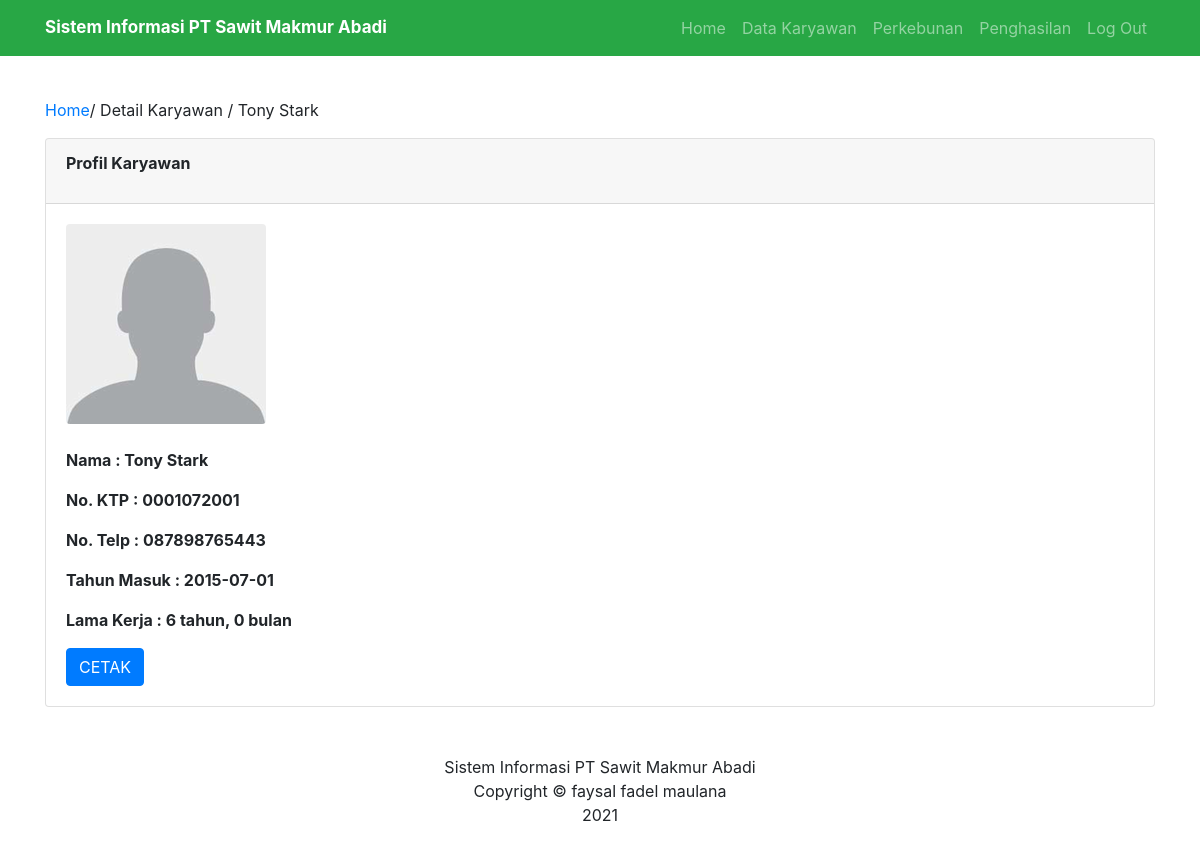
Page /detail.php?id_karyawan=1 on the committed database.
### tables this page shows
CREATE TABLE `karyawan` (
  `id_karyawan` int(11) NOT NULL,
  `nama` varchar(200) NOT NULL,
  `no_ktp` varchar(20) NOT NULL,
  `no_telp` varchar(20) NOT NULL,
  `th_masuk` date NOT NULL
);

### detail.php (the view, shortened to what this page needs)
<!doctype html>
<html lang="en">
<head>
    <link href="https://cdn.jsdelivr.net/npm/bootstrap@5.0.1/dist/css/bootstrap.min.css" rel="stylesheet">
    <link rel="stylesheet" type="text/css" href="assets/css/bootstrap.css">
</head>
<body>
    <nav class="navbar fixed-top navbar-expand-lg navbar-dark bg-success">
        <div class="container">
            <a class="textNav navbar-brand fw-bold" href="index.php">Sistem Informasi PT Sawit Makmur Abadi</a>
            <div class="collapse navbar-collapse" id="navbarNavAltMarkup">
                <div class="navbar-nav ms-auto">
                    <a class="nav-link" aria-current="page" href="home.php">Home</a>
                    <a class="nav-link" href="index.php">Data Karyawan</a>
                    <a class="nav-link" href="#">Perkebunan</a>
                    <a class="nav-link" href="#">Penghasilan</a>
                    <a class="nav-link" href="logout.php">Log Out</a>
                </div>
            </div>
        </div>
    </nav>
    <?php
    include 'config.php';
    $id = $_GET['id_karyawan'];
    $karyawan = mysqli_query($koneksi, "select * from karyawan where id_karyawan='$id'");
    while ($data = mysqli_fetch_assoc($karyawan)) {
    ?>
        <div class="profile container mt-5">
            <p><a href="index.php">Home</a>/ Detail Karyawan / <?php echo $data['nama'] ?></p>
            <div class="card">
                <div class="card-header">
                    <p class="fw-bold">Profil Karyawan</p>
                </div>
                <div class="card-body fw-bold">
                    <img src="./images/user.png" class="rounded">
                    <p class="mt-4">Nama : <?php echo $data['nama'] ?></p>
                    <p>No. KTP : <?php echo $data['no_ktp'] ?></p>
                    <p>No. Telp : <?php echo $data['no_telp'] ?></p>
                    <p>Tahun Masuk : <?php echo $data['th_masuk'] ?></p>
                    <p>Lama Kerja : <?php $awal = date_create($data['th_masuk']);
                                    $akhir = date_create();
                                    $diff = date_diff($awal, $akhir);
                                    echo $diff->y . ' tahun, ';
                                    echo $diff->m . ' bulan' ?></p>
                    <a href="print.php?id_karyawan=<?php echo $data['id_karyawan']; ?>" class="btn btn-primary text-white ">CETAK</a>
                </div>
            </div>
        </div>
    <?php
    }
    ?>
    <footer class="application-footer mt-5 mb-3">
        <div class="container">
            <center>Sistem Informasi PT Sawit Makmur Abadi <br>
                Copyright © faysal fadel maulana <br> 2021</Copyright>
        </div>
    </footer>
</body>
</html>

### detail.php (style rules this page uses)
@media (min-device-width: 375px) and (max-device-width: 1024px) { .textNav { font-size: 17px; } }
.profile { padding-top: 50px; }

### rows in the picture
karyawan: nama "Tony Stark", no_ktp "0001072001", no_telp "087898765443", th_masuk "2015-07-01", th_masuk "6", th_masuk "0"
